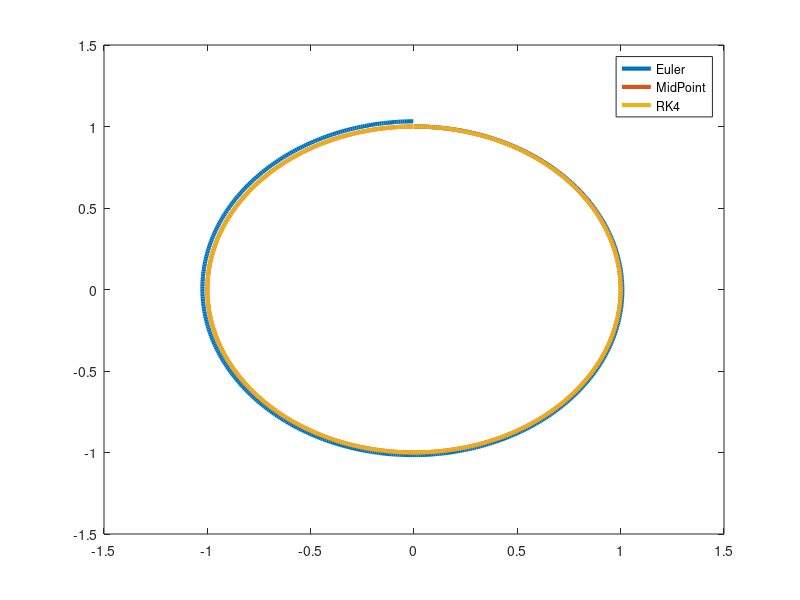

MATLAB code for this plot:
%% https://www.youtube.com/watch?v=HhcPu6xveY8&list=PLldiDnQu2phuDUwFDC5fSiKM8MiWgk6zu
%Runge Kutta Methods Coded Up

%Initial Value Problem

% exp(x)
% y0 = 1;
% f = @(x,y) y;
% finalvalue = exp(1);
% 
% tan(x)
% y0 = 0;
% f = @(x,y) 1+y^2;
% finalvalue = tan(1.5);
% % % 
y0 = [0;1];
f = @(x,y) [y(2);-y(1)];


% Timesteps
h = 0.01;
T = 2*pi;
t = 0:h:T;

%Euler Method
EulerY = zeros(length(y0),length(t));

EulerY(:,1) = y0;

for i = 2:length(t)
    EulerY(:,i) = EulerY(:,i-1) + h*f(t(i),EulerY(:,i-1));
end

%Midpoint Method
MidPointY = zeros(length(y0),length(t));

MidPointY(:,1) = y0;

for i = 2:length(t)
    MidPointY(:,i) = MidPointY(:,i-1) + h*f(t(i) + h/2,MidPointY(:,i-1) + h/2*f(t(i),MidPointY(:,i-1)));
end

%RK4
RKY = zeros(length(y0),length(t));
RKY(:,1) = y0;
for i = 2:length(t)
    k1 = h*f(t(i-1),RKY(:,i-1));
    k2 = h*f(t(i-1) + h/2, RKY(:,i-1) + 1/2*k1);
    k3 = h*f(t(i-1) + h/2, RKY(:,i-1) + 1/2*k2);
    k4 = h*f(t(i),RKY(:,i-1) + k3);
    RKY(:,i) = RKY(:,i-1) + 1/6*(k1 + 2*k2 + 2*k3 + k4);
end


if(length(EulerY(:,1)) == 1)
    plot(t,EulerY(1,:),'LineWidth',3);
    hold on

    plot(t,MidPointY(1,:),'LineWidth',3);
    hold on 
    plot(t,RKY(1,:),'LineWidth',3);
end

if(length(EulerY(:,1)) > 1)
plot(EulerY(1,:),EulerY(2,:),'LineWidth',3);
hold on

plot(MidPointY(1,:),MidPointY(2,:),'LineWidth',3);
hold on 
plot(RKY(1,:),RKY(2,:),'LineWidth',3);
end

legend('Euler','MidPoint','RK4');
hold off
